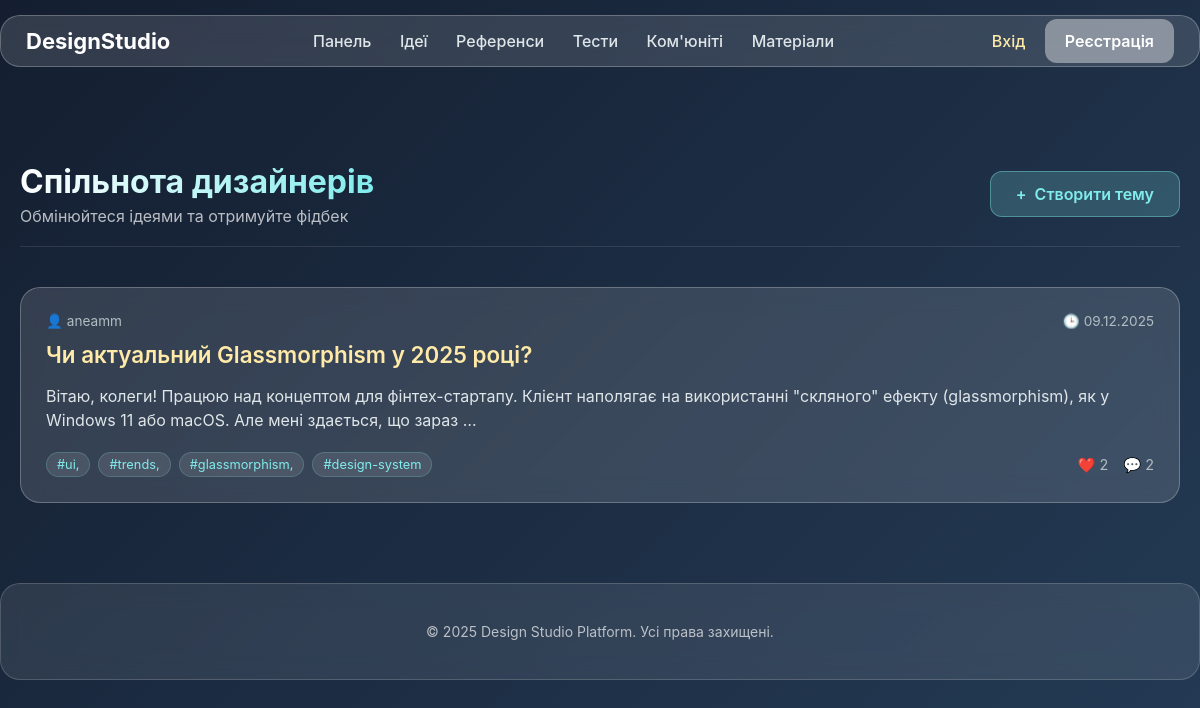
/community/, run on the app's committed database.
### community/models.py (models this page shows, shortened)
class Post(models.Model):
    author = models.ForeignKey(User, on_delete=models.CASCADE, related_name='posts')
    title = models.CharField(max_length=200, verbose_name="Заголовок")
    content = models.TextField(verbose_name="Текст публікації")
    created_at = models.DateTimeField(auto_now_add=True)
    likes = models.ManyToManyField(User, related_name='liked_posts', blank=True)
    tags = models.CharField(max_length=100, blank=True, help_text="Через кому: design, ux, color")
    def total_likes(self):
        return self.likes.count()
    class Meta:
        ordering = ['-created_at']

### accounts/models.py (models this page shows, shortened)
class User(AbstractUser):
    ROLE_CHOICES = [
        ('designer', 'Дизайнер'),
        ('art_director', 'Арт Директор'),
        ('manager', 'Менеджер'),
        ('client', 'Клієнт'),
    ]
    role = models.CharField(
        max_length=20,
        choices=ROLE_CHOICES,
        name='role',
        default='client'
    )
    avatar = models.ImageField(upload_to='avatars/', blank=True, null=True)
    bio = models.TextField(blank=True)

### community/views.py (the view)
# urls.py: path('', views.community_home, name='home'),
def community_home(request):
    posts = Post.objects.all()
    return render(request, 'community/index.html', {'posts': posts})

### community/templates/community/index.html (shortened to what this page needs)
{% extends 'base.html' %}
{% block content %}
<div class="page-header">
    <div>
        <h2>Спільнота дизайнерів</h2>
        <p style="margin: 5px 0 0 0; opacity: 0.7;">Обмінюйтеся ідеями та отримуйте фідбек</p>
    </div>
    <a href="{% url 'community:create' %}" class="create-btn">
        <span>+</span> Створити тему
    </a>
</div>
<div class="posts-grid">
    {% for post in posts %}
    <a href="{% url 'community:detail' pk=post.pk %}" class="glass post-card">
        <div class="post-meta">
            <span>👤 {{ post.author.username }}</span>
            <span>🕒 {{ post.created_at|date:"d.m.Y" }}</span>
        </div>
        <h3 class="post-title">{{ post.title }}</h3>
        <p class="post-excerpt">{{ post.content|striptags|truncatewords:25 }}</p>
        <div class="card-footer">
            <div class="tags-container">
                {% if post.tags %}
                    {% for tag in post.tags.split %}
                        <span class="tag">#{{ tag }}</span>
                    {% endfor %}
                {% endif %}
            </div>
            <div class="stats">
                <span>❤️ {{ post.total_likes }}</span>
                <span>💬 {{ post.comments.count }}</span>
            </div>
        </div>
    </a>
    {% endfor %}
</div>
{% endblock %}

### static/global/css/base.css (style rules this page uses)
body { margin: 0; padding: 0; font-family: "Inter", sans-serif; background: linear-gradient(135deg, #141e30, #243b55); color: #fff; min-height: 100vh; }
.glass { background: rgba(255, 255, 255, 0.13); backdrop-filter: blur(12px); -webkit-backdrop-filter: blur(12px); border-radius: 20px; border: 1px solid rgba(255, 255, 255, 0.25); }

### community/templates/community/index.html (style rules this page uses)
.page-header { display: flex; justify-content: space-between; align-items: center; margin-bottom: 40px; padding-bottom: 20px; border-bottom: 1px solid rgba(255, 255, 255, 0.1); }
.page-header h2 { margin: 0; font-size: 2rem; background: linear-gradient(90deg, #fff, #81ecec); -webkit-background-clip: text; -webkit-text-fill-color: transparent; }
.create-btn { background: rgba(129, 236, 236, 0.2); color: #81ecec; border: 1px solid rgba(129, 236, 236, 0.4); padding: 12px 25px; border-radius: 12px; text-decoration: none; font-weight: 600; transition: 0.3s; display: inline-flex; align-items: center; gap: 8px; }
.posts-grid { display: grid; gap: 20px; }
.post-card { padding: 25px; transition: all 0.3s ease; text-decoration: none; color: inherit; position: relative; overflow: hidden; }
.post-meta { font-size: 0.85rem; color: #b2bec3; margin-bottom: 12px; display: flex; justify-content: space-between; }
.post-title { font-size: 1.4rem; margin: 0 0 10px 0; color: #ffeaa7; font-weight: 600; }
.post-excerpt { font-size: 1rem; line-height: 1.5; color: #dfe6e9; margin-bottom: 20px; }
.card-footer { display: flex; justify-content: space-between; align-items: center; margin-top: auto; }
.tags-container { display: flex; gap: 8px; flex-wrap: wrap; }
.tag { background: rgba(255, 255, 255, 0.1); padding: 4px 10px; border-radius: 20px; font-size: 0.8rem; color: #81ecec; border: 1px solid rgba(129, 236, 236, 0.2); }
.stats { display: flex; gap: 15px; font-size: 0.9rem; color: #b2bec3; }

### data on the page
Post: author.username "aneamm", created_at "09.12.2025", title "Чи актуальний Glassmorphism у 2025 році?", content "Вітаю, колеги! Працюю над концептом для фінтех-стартапу. Клієнт наполягає на використанні \"скляного\" ефекту (glassmorphism), як у Windows 11 або macOS. Але мені здається, що зараз …", split "ui," "trends," "glassmorphism," "design-system", total_likes "2", comments.count "2"
